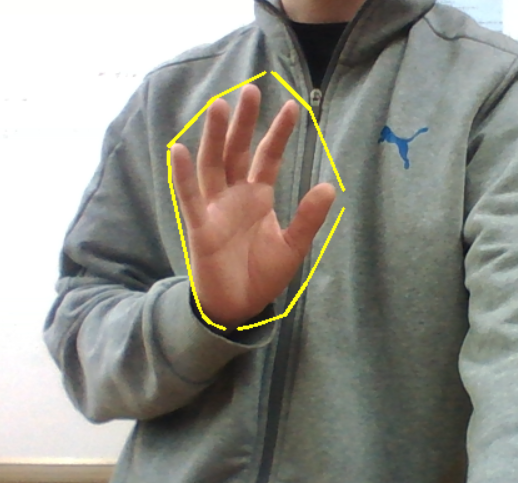
#> input picture Example.PNG, 518 x 483 px, given in place of the camera
$ python handdetection.py   (older library calls are emulated)
#> lines starting #> are read from the running program, lines starting #| are printed output that depends on the picture; after the words box and inside, x2 and y2 are one past the last pixel; in counts of white or black regions, pixels touching at a corner belong together
import cv2
import numpy as np

lower = np.array([0,20,70], dtype=np.uint8)
upper = np.array([20,255,255], dtype=np.uint8)

cap = cv2.VideoCapture(0)

kernel = np.zeros((3,3),np.uint8)

while (True) :
    _, frame = cap.read()
#> frame is the input picture: shape (483, 518, 3); mean B, G, R 136.1, 143.7, 145.2

    hsv = cv2.cvtColor(frame, cv2.COLOR_BGR2HSV)
#> hsv: shape (483, 518, 3); mean H, S, V 48.2, 30.9, 150

    mask = cv2.inRange(hsv, lower, upper)
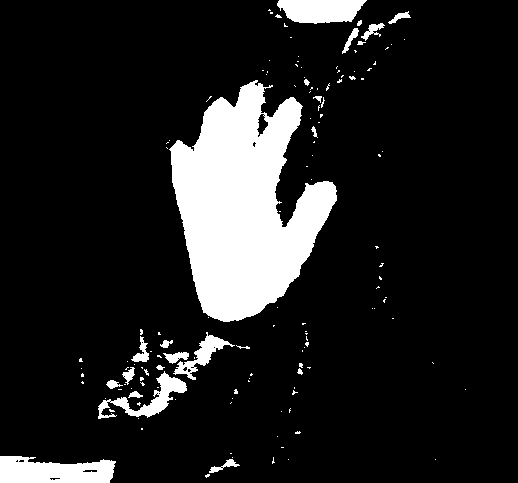
#> mask: shape (483, 518); 12.8% white; 139 white regions (116 under 20 px), largest, box (x1, y1, x2, y2) and area: (169, 80, 337, 322) 23797, (0, 456, 116, 483) 2464, (277, 0, 367, 24) 1684
    mask = cv2.dilate(mask, kernel,iterations = 4)
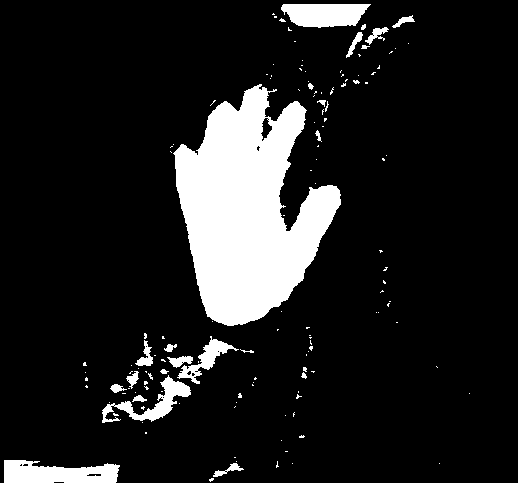
#> mask: shape (483, 518); 12.6% white; 139 white regions (116 under 20 px)
    mask = cv2.GaussianBlur(mask, (5,5), 100)
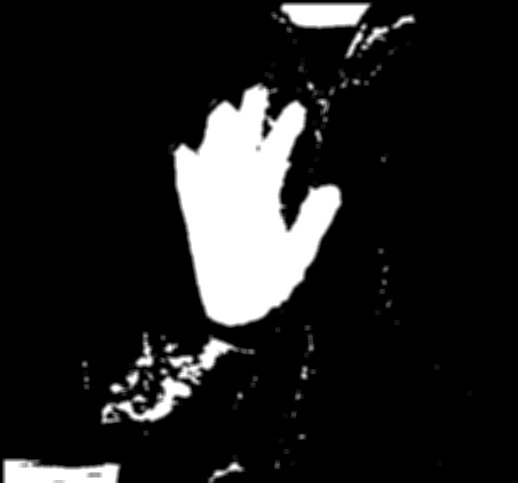
#> mask: shape (483, 518); min 0, max 255, mean 32.1

    _, contours, hierarchy = cv2.findContours(mask, cv2.RETR_TREE, cv2.CHAIN_APPROX_SIMPLE)
#> contours = 65 contours, 19 with area under 20; largest, box (x1, y1, x2, y2) and area: (168, 82, 343, 328) 25972, (100, 331, 256, 425) 5006, (270, 2, 417, 60) 3269, (2, 458, 122, 483) 2332, (306, 79, 331, 149) 544

    if len(contours) < 1 or len(contours) == 0:
        continue
    else:
        pass

    contours = max(contours, key = lambda x: cv2.contourArea(x))
#> contours = contour of 414 points, box (x1, y1, x2, y2) (168, 82, 343, 328), area 25972

    epsilon = 0.0005*cv2.arcLength(contours,True)
#> epsilon = 0.487
    appctr = cv2.approxPolyDP(contours,epsilon,True)
#> appctr = contour of 266 points, box (x1, y1, x2, y2) (168, 82, 343, 328), area 25974

    hull = cv2.convexHull(contours)
#> hull = contour of 25 points, box (x1, y1, x2, y2) (168, 82, 343, 328), area 30604

    hull = cv2.convexHull(appctr, returnPoints=False)
#> hull = 24 values, max 258 at index 0, min 0 at index 23, mean 109.3
    defects = cv2.convexityDefects(appctr, hull)
#> defects = 20 rows, first 6: [258, 0, 261, 1214], [1, 20, 12, 4315], [20, 47, 35, 5607], [48, 52, 49, 1089], [52, 84, 69, 590], [84, 88, 85, 359]

    for i in range(defects.shape[0]):
        s, e, _, _ = defects[i,0]
        start = tuple(appctr[s][0])
        end = tuple(appctr[e][0])

        cv2.line(frame,start, end, [20,255,255], 2)
#> this loop made 20 passes
#> (s, e, start, end) on passes 1 to 12: (258, 0, (278, 87), (263, 82)), (1, 20, (257, 82), (212, 98)), (20, 47, (212, 98), (168, 145)), (48, 52, (168, 153), (174, 188)), (52, 84, (174, 188), (195, 286)), (84, 88, (195, 286), (198, 297)), (88, 90, (198, 297), (200, 304)), (90, 94, (200, 304), (205, 318)), (94, 97, (205, 318), (210, 323)), (97, 101, (210, 323), (225, 327)), (102, 104, (235, 327), (244, 326)), (104, 116, (244, 326), (283, 313))
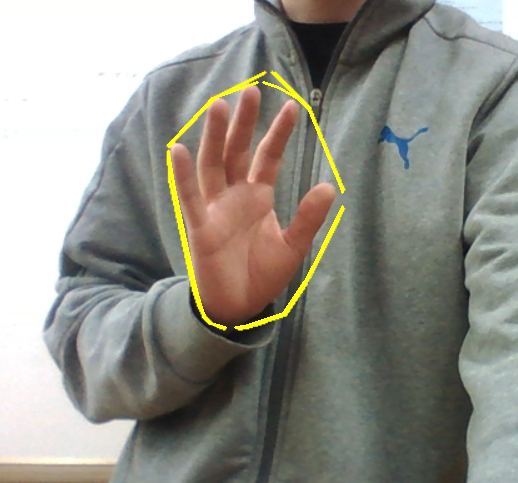
#> frame: shape (483, 518, 3); 0.54% of pixels changed, all inside (x1, y1, x2, y2) = (167, 81, 344, 329)

    cv2.imshow('mask',mask)
    cv2.imshow('frame',frame)

    k = cv2.waitKey(5) & 0xFF
#> (key Esc is pressed here)
    if k == 27:
        break

cv2.destroyAllWindows()
cap.release()
